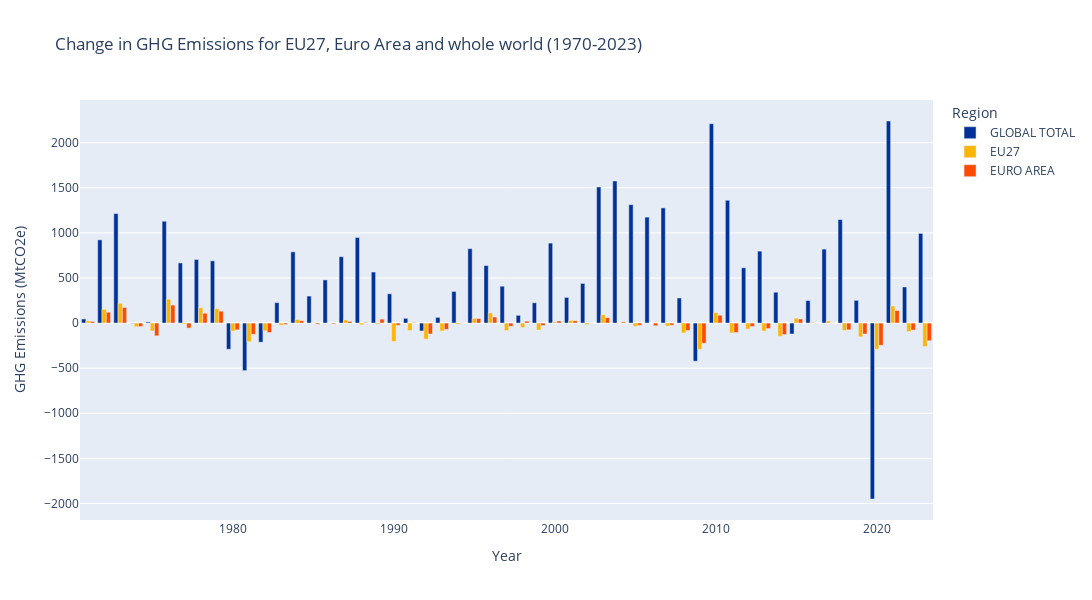

Write notebook code for a chart like this one.
### Markdown cell above
### Chart 1
First, we compute the growth from the emission totals by differentiating. We cannot get information from the first period, as no data is present for 1969. Then, we plot the first chart

### Code cell
# GHG growth from one year to the next
GHG_growth_by_country = GHG_totals_by_country.drop(columns='Country').diff(periods=1, axis=1).iloc[:, 1:]
GHG_growth_by_country.insert(0, 'Country', GHG_totals_by_country.Country)
# Filter required columns 
df = GHG_growth_by_country.loc[['GLOBAL TOTAL', 'EU27', 'EURO AREA']]
# # Plot (built-in function)
# df = df.set_index('Country')
# plt = df.T.plot(kind='bar', figsize=(18, 10), color={'GLOBAL TOTAL': '#003299', 'EU27': '#FFB400',  'EURO AREA':'#FF4B00', 'United States': '#65B800'}, grid=True)
# plt.axhline(0, color='k', linestyle='dashed')
# Melt
df_long = df.melt(id_vars=["Country"], var_name="Year", value_name="Emissions")

fig = px.bar(
    df_long,
    x="Year",                # Year on the x-axis
    y="Emissions",              # Emissions on the y-axis
    color="Country",       # Use income group for color differentiation
    title="Change in GHG Emissions for EU27, Euro Area and whole world (1970-2023)",
    labels={"Country": "Region", "Emissions": "GHG Emissions (MtCO2e)"},  # Axis labels
    color_discrete_sequence=COLORS,
    barmode="group",             # Grouped bars for each year
    height = 600,
    width = 1350
)
fig.show()

### Figure 1 — Plotly figure (JSON) as saved in the notebook; plotly's stock layout.template omitted (floating-point values rounded to 4 significant figures)
{"data": [{"alignmentgroup": "True", "hovertemplate": "Region=GLOBAL TOTAL<br>Year=%{x}<br>GHG Emissions (MtCO2e)=%{y}<extra></extra>", "legendgroup": "GLOBAL TOTAL", "marker": {"color": "#003299", "pattern": {"shape": ""}}, "name": "GLOBAL TOTAL", "offsetgroup": "GLOBAL TOTAL", "orientation": "v", "showlegend": true, "textposition": "auto", "type": "bar", "x": [1971, 1972, 1973, 1974, 1975, 1976, 1977, 1978, 1979, 1980, 1981, 1982, 1983, 1984, 1985, 1986, 1987, 1988, 1989, 1990, 1991, 1992, 1993, 1994, 1995, 1996, 1997, 1998, 1999, 2000, 2001, 2002, 2003, 2004, 2005, 2006, 2007, 2008, 2009, 2010, 2011, 2012, 2013, 2014, 2015, 2016, 2017, 2018, 2019, 2020, 2021, 2022, 2023], "xaxis": "x", "y": [45.66, 922.9, 1214.0, -3.27, 12.36, 1129.0, 666.8, 704.4, 690.1, -290.3, -527.2, -211.8, 226.8, 790.2, 299.5, 478.3, 735.9, 949.1, 566.0, 324.6, 52.48, -87.46, 63.25, 350.8, 825.2, 637.8, 408.9, 86.08, 225.1, 886.8, 284.4, 439.3, 1510.0, 1576.0, 1313.0, 1175.0, 1277.0, 278.4, -422.9, 2210.0, 1362.0, 613.0, 797.9, 342.3, -121.4, 249.7, 820.3, 1148.0, 251.7, -1951.0, 2241.0, 400.2, 994.4], "yaxis": "y"}, {"alignmentgroup": "True", "hovertemplate": "Region=EU27<br>Year=%{x}<br>GHG Emissions (MtCO2e)=%{y}<extra></extra>", "legendgroup": "EU27", "marker": {"color": "#FFB400", "pattern": {"shape": ""}}, "name": "EU27", "offsetgroup": "EU27", "orientation": "v", "showlegend": true, "textposition": "auto", "type": "bar", "x": [1971, 1972, 1973, 1974, 1975, 1976, 1977, 1978, 1979, 1980, 1981, 1982, 1983, 1984, 1985, 1986, 1987, 1988, 1989, 1990, 1991, 1992, 1993, 1994, 1995, 1996, 1997, 1998, 1999, 2000, 2001, 2002, 2003, 2004, 2005, 2006, 2007, 2008, 2009, 2010, 2011, 2012, 2013, 2014, 2015, 2016, 2017, 2018, 2019, 2020, 2021, 2022, 2023], "xaxis": "x", "y": [24.48, 151.8, 218.7, -40.14, -87.49, 264.0, -11.27, 169.3, 159.3, -88.67, -205.9, -86.37, -22.48, 39.66, 3.398, -1.711, 34.44, -18.95, -12.14, -204.0, -82.7, -178.6, -88.0, -13.76, 50.4, 112.1, -82.25, -48.8, -77.64, 13.41, 29.9, -17.12, 92.05, 3.195, -35.91, -0.2823, -32.28, -110.2, -290.8, 115.3, -108.6, -67.02, -87.57, -146.6, 54.2, 9.648, 22.89, -81.61, -152.6, -289.7, 188.7, -94.71, -260.5], "yaxis": "y"}, {"alignmentgroup": "True", "hovertemplate": "Region=EURO AREA<br>Year=%{x}<br>GHG Emissions (MtCO2e)=%{y}<extra></extra>", "legendgroup": "EURO AREA", "marker": {"color": "#FF4B00", "pattern": {"shape": ""}}, "name": "EURO AREA", "offsetgroup": "EURO AREA", "orientation": "v", "showlegend": true, "textposition": "auto", "type": "bar", "x": [1971, 1972, 1973, 1974, 1975, 1976, 1977, 1978, 1979, 1980, 1981, 1982, 1983, 1984, 1985, 1986, 1987, 1988, 1989, 1990, 1991, 1992, 1993, 1994, 1995, 1996, 1997, 1998, 1999, 2000, 2001, 2002, 2003, 2004, 2005, 2006, 2007, 2008, 2009, 2010, 2011, 2012, 2013, 2014, 2015, 2016, 2017, 2018, 2019, 2020, 2021, 2022, 2023], "xaxis": "x", "y": [17.98, 120.4, 173.0, -38.8, -141.7, 199.5, -55.35, 108.8, 132.0, -74.92, -124.5, -105.1, -14.45, 25.62, -12.04, -9.197, 18.26, 6.967, 43.87, -24.33, 5.407, -121.1, -70.17, 2.254, 50.01, 67.34, -36.17, 21.31, -27.81, 23.32, 25.09, 1.142, 60.07, 12.79, -23.56, -30.52, -23.75, -81.73, -223.0, 86.88, -103.6, -38.21, -60.15, -127.2, 44.8, -2.766, 2.208, -74.47, -121.0, -246.7, 139.8, -78.19, -195.7], "yaxis": "y"}], "layout": {"barmode": "group", "height": 600, "legend": {"title": {"text": "Region"}, "tracegroupgap": 0}, "title": {"text": "Change in GHG Emissions for EU27, Euro Area and whole world (1970-2023)"}, "width": 1350, "xaxis": {"anchor": "y", "autorange": true, "domain": [0, 1], "range": [1970.0, 2024.0], "title": {"text": "Year"}, "type": "linear"}, "yaxis": {"anchor": "x", "autorange": true, "domain": [0, 1], "range": [-2184.0, 2474.0], "title": {"text": "GHG Emissions (MtCO2e)"}, "type": "linear"}}}
